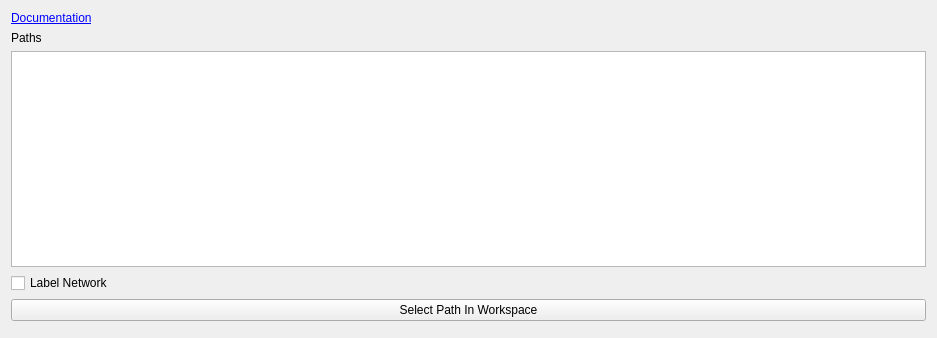
<?xml version="1.0" encoding="UTF-8"?>
<ui version="4.0">
 <class>flowTracePlotWidget</class>
 <widget class="QWidget" name="flowTracePlotWidget">
  <property name="geometry">
   <rect>
    <x>0</x>
    <y>0</y>
    <width>937</width>
    <height>338</height>
   </rect>
  </property>
  <property name="windowTitle">
   <string>Flow Trace</string>
  </property>
  <layout class="QVBoxLayout" name="verticalLayout">
   <item>
    <layout class="QGridLayout" name="gridLayout">
     <item row="2" column="1">
      <widget class="QListWidget" name="paths">
       <property name="maximumSize">
        <size>
         <width>16777215</width>
         <height>16777215</height>
        </size>
       </property>
       <property name="selectionMode">
        <enum>QAbstractItemView::ExtendedSelection</enum>
       </property>
      </widget>
     </item>
     <item row="3" column="1">
      <widget class="QCheckBox" name="cbLabel">
       <property name="text">
        <string>Label Network</string>
       </property>
      </widget>
     </item>
     <item row="5" column="1">
      <layout class="QHBoxLayout" name="horizontalLayout">
       <item>
        <widget class="QFrame" name="toolbarFrame">
         <property name="minimumSize">
          <size>
           <width>0</width>
           <height>0</height>
          </size>
         </property>
         <property name="frameShape">
          <enum>QFrame::StyledPanel</enum>
         </property>
         <property name="frameShadow">
          <enum>QFrame::Raised</enum>
         </property>
        </widget>
       </item>
      </layout>
     </item>
     <item row="4" column="1">
      <widget class="QPushButton" name="pbSelectPath">
       <property name="text">
        <string>Select Path In Workspace</string>
       </property>
      </widget>
     </item>
     <item row="1" column="1">
      <widget class="QLabel" name="label">
       <property name="text">
        <string>Paths</string>
       </property>
      </widget>
     </item>
     <item row="0" column="1">
      <widget class="QLabel" name="label_2">
       <property name="text">
        <string>&lt;html&gt;&lt;head/&gt;&lt;body&gt;&lt;p&gt;&lt;a href=&quot;https://wiki.tuflow.com/index.php?title=1D_Integrity_Tool_-_Flow_Trace_-_Long_Plot&quot;&gt;&lt;span style=&quot; text-decoration: underline; color:#0000ff;&quot;&gt;Documentation&lt;/span&gt;&lt;/a&gt;&lt;/p&gt;&lt;/body&gt;&lt;/html&gt;</string>
       </property>
       <property name="openExternalLinks">
        <bool>true</bool>
       </property>
      </widget>
     </item>
     <item row="0" column="0" rowspan="6">
      <layout class="QGridLayout" name="plotLayout"/>
     </item>
    </layout>
   </item>
  </layout>
 </widget>
 <resources/>
 <connections/>
</ui>
